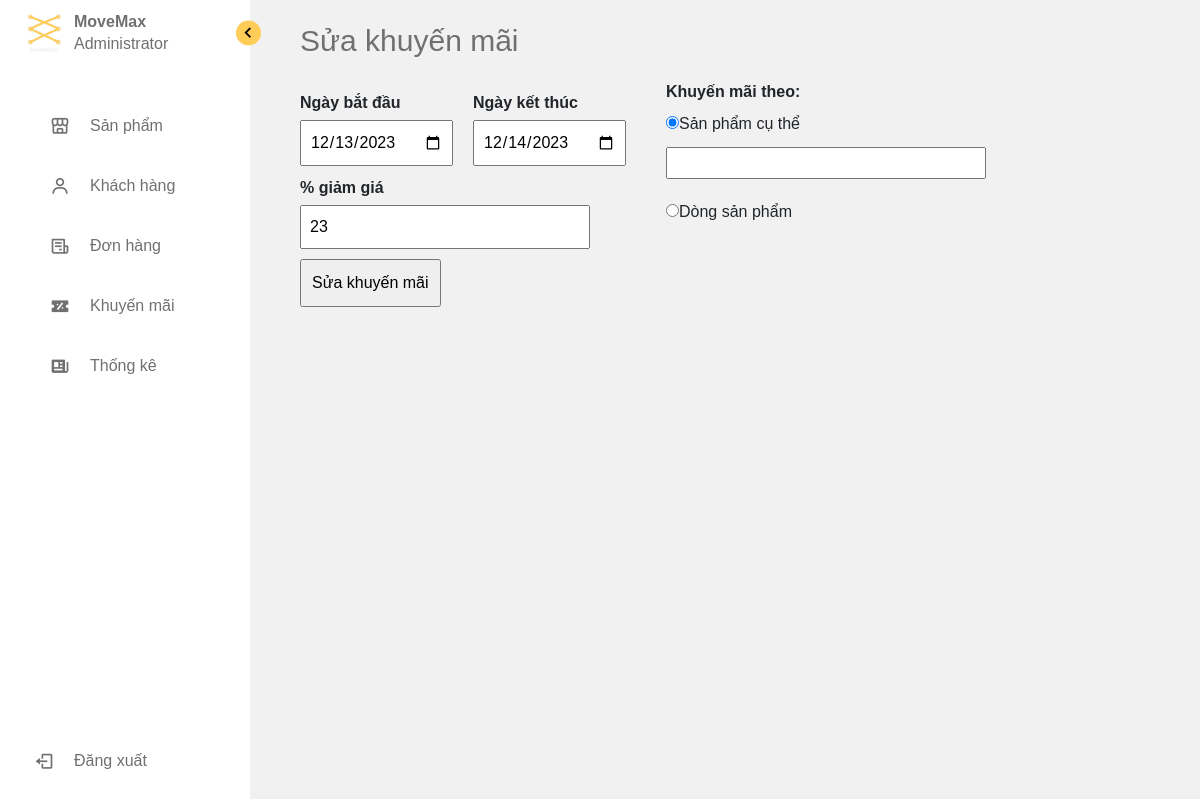
Screenshot of /admin_pages1/page/promotions/promotions_edit.php?edit=1 with the database file from the repository.
### tables this page shows
CREATE TABLE `saleoff` (
  `saleoffid` int(11) NOT NULL,
  `ngaybd` datetime DEFAULT NULL,
  `ngaykt` datetime DEFAULT NULL,
  `giatrigiam` float NOT NULL,
  `loaisp` varchar(50) NOT NULL
);

### admin_pages1/page/promotions/promotions_edit.php (the view, shortened to what this page needs)
<!DOCTYPE html>
<html lang="en">
<head>
    <link rel="stylesheet" href="../dashboard/admin_dashboard.css">
    <link href='https://unpkg.com/boxicons@2.1.4/css/boxicons.min.css' rel='stylesheet'>
    <link rel="stylesheet" href="https://cdn.jsdelivr.net/npm/bootstrap@4.6.2/dist/css/bootstrap.min.css">
</head>
<body>
    <?php
    include('../../navigation/menu_navigation.php');
    include('../../../config/config.php');
    ?>
    <?php
    $editval = $_GET["edit"];
    $sql = "SELECT * FROM saleoff WHERE saleoffid = '$editval'";
    $rs = $mysqli->query($sql);
    $row = $rs->fetch_assoc();
    $ngayBD = date("Y-m-d", strtotime($row['ngaybd']));
    $ngayKT = date("Y-m-d", strtotime($row['ngaykt']));
    ?>
    <section class="section_suakhuyenmai">
        <form action="" method="post">
            <div class="grid-container">
                <div class="grid-item">
                    <div class="div_promotions_edit_1">
                        <p class="text text-hnm">Sửa khuyến mãi</p>
                        <div id="div_promotions_edit_enter">
                            <div id="div_sua_ngaybatdaukhuyenmai_ngayketthuckhuyenmai">
                                <div id="div_sua_ngaybatdaukhuyenmai">
                                    <label id="label_sua_ngaybatdaukhuyenmai">Ngày bắt đầu</label>
                                    <input type="date" id="input_sua_ngaybatdaukhuyenmai" name="input_sua_ngaybatdaukhuyenmai" min="2023-11-17" <?php echo "value='$ngayBD'" ?>>
                                </div>
                                <div id="div_sua_ngayketthuckhuyenmai">
                                    <label id="label_sua_ngayketthuckhuyenmai">Ngày kết thúc</label>
                                    <input type="date" id="input_sua_ngayketthuckhuyenmai" name="input_sua_ngayketthuckhuyenmai" min="2023-11-18" <?php echo "value='$ngayKT'" ?>>
                                </div>
                            </div>
                            <div id="div_sua_discountpercentage">
                                <label id="label_sua_discountpercentage">% giảm giá</label>
                                <input type="number" id="input_sua_discountpercentage" name="input_sua_discountpercentage" min=0 step="1" max=100 value="<?php echo $row['giatrigiam'] ?>">
                            </div>
                            <input type="submit" class="suakhuyenmai" name="suakhuyenmai" value="Sửa khuyến mãi">
                        </div>
                    </div>
                </div>
                <div class="grid-item" style="margin-left: 30px">
                    <div class="div_promotions_add_2" style="margin-top: 80px">
                        <label id="label_chonkhuyenmai"><b>Khuyến mãi theo:</b></label>
                        <div id="div_radio_chonkhuyenmai">
                            <input id="input_radio_sua_sanphamcuthe" name="input_radio_sua_sanphamcuthe" <?php echo ($row['loaisp'] == "") ? 'checked' : ''; ?> type="radio">Sản phẩm cụ thể</input><br>
                            <input type="text" class="searchsp" id="searchsp" name="searchsp" style="<?php echo ($row['loaisp'] == "") ? 'display:block' : 'display:none'; ?>">
                        </div>
                        <div id="div_promotion_select_dongsanpham" name="div_promotion_select_dongsanpham">
                            <input type="radio" id="input_radio_sua_dongsanpham" name="input_radio_sua_dongsanpham" <?php echo ($row['loaisp'] != "") ? "checked" : ""; ?>>Dòng sản phẩm</input>
                        </div>
                    </div>
                </div>
            </div>
        </form>
    </section>
</body>
</html>

### admin_pages1/page/dashboard/admin_dashboard.css (style rules this page uses)
* { font-family: Arial, Helvetica, sans-serif; margin: 0; padding: 0; box-sizing: border-box; }
:root { --body-color: #f1f1f1; --sidebar-color: #fff; --primary-color: #ff5f17; --primary-color-light: #f6f5ff; --toggle-color: #ddd; --text-color: #707070; --tran-02: all 0.2s ease; --tran-03: all 0.3s ease; --tran-04: all 0.4s ease; --tran-05: all 0.5s ease; }
body { height: 100vh; background: var(--body-color); transition: var(--tran-05); }

### admin_pages1/page/promotions/promotions_edit.php (style rules this page uses)
.section_suakhuyenmai { position: relative; left: 250px; height: 100vh; width: calc(100% - 250px); background: var(--body-color); transition: var(--tran-05); }
.section_suakhuyenmai .text-hnm { font-size: 30px; font-weight: 500; color: var(--text-color); padding: 8px 40px; caret-color: transparent; }
.section_suakhuyenmai { display: flex; align-items: stretch; }
.div_promotions_edit_1 { flex: 1; padding: 10px; align-items: center; }
#div_promotions_edit_enter { margin-left: 40px; }
#div_suatenkhuyenmai, #div_sua_ngaybatdaukhuyenmai, #div_sua_ngayketthuckhuyenmai, #div_sua_discountpercentage { margin-bottom: 10px; }
#label_sua_tenkhuyenmai, #label_sua_ngaybatdaukhuyenmai, #label_sua_ngayketthuckhuyenmai, #label_sua_discountpercentage, #label_sua_chonkhuyenmai { display: block; font-weight: bold; margin-bottom: 5px; }
#input_sua_discountpercentage { width: 100%; max-width: 290px; padding: 8px; }
#div_sua_ngaybatdaukhuyenmai_ngayketthuckhuyenmai { display: flex; flex-wrap: wrap; }
#div_sua_ngaybatdaukhuyenmai { margin-right: 20px; }
#input_sua_ngaybatdaukhuyenmai, #input_sua_ngayketthuckhuyenmai { padding: 8px; }
.text-hnm { font-size: 1.5em; font-weight: bold; margin-bottom: 20px; }
#input_radio_sua_sanphamcuthe { margin-bottom: 10px; }
#input_radio_sua_dongsanpham { margin-bottom: 10px; }
.suakhuyenmai { padding: 10px; }
.grid-container { display: grid; grid-template-columns: auto auto; }
.searchsp { width: 20rem; height: 2rem; margin-top: 0.5rem; margin-bottom: 1rem; }

### rows the page displays
saleoff: input_sua_ngaybatdaukhuyenmai "12/13/2023", input_sua_ngayketthuckhuyenmai "12/14/2023", input_sua_discountpercentage "23", loaisp "☑"
